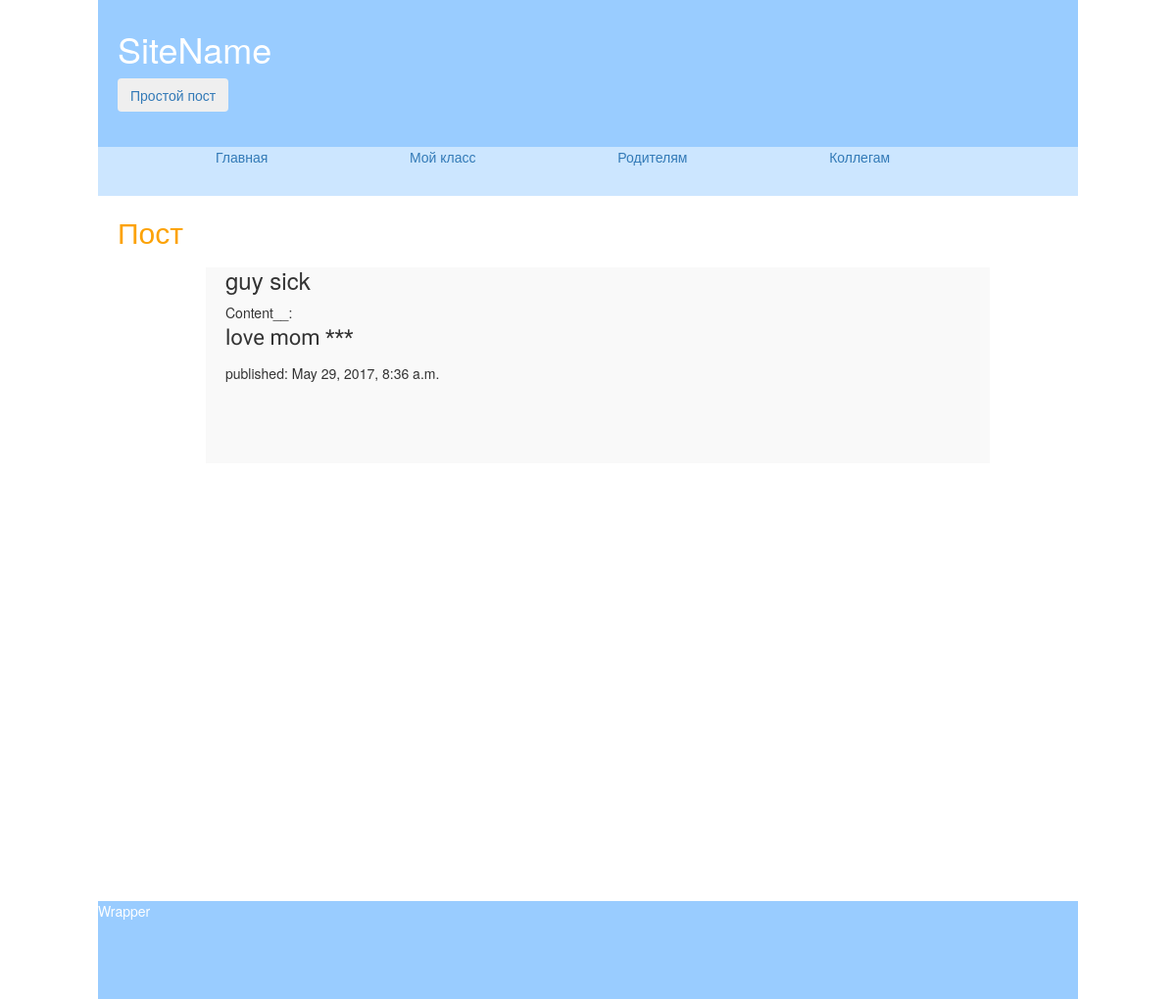
/wall/post/1/1/, run on the app's committed database.
### wall/models.py (models this page shows, shortened)
class General(models.Model):
    caption = models.CharField(max_length=100)
    content = models.CharField(max_length=2000)
    pub_date = models.DateTimeField('date published')

### wall/views.py (the view)
# urls.py: url(r'^post/(?P<type>\d+)/(?P<ident>\d+)/$', views.postGeneral, name='post'),
def postGeneral(request, type, ident):
    if type == '1':
        post = General.objects.get(id=ident)
    elif type =='2':
        post = Classes.objects.get(id=ident)
    elif type == '3':
        post = Parents.objects.get(id=ident)
    elif type == '4':
        post = Colleagues.objects.get(id=ident)
    return render(request, 'wall/post.html', {"post": post})

### wall/templates/wall/post.html
{% extends 'wall/base.html' %}
    {% block content %}
                <h2>  Пост </h2>
        <div class="post_full">
            <h3 class="caption_post"> {{post.caption}} </h3>
            Content__:  <p class="post_text">  {{post.content|truncatewords:80|safe }}
            </p>
            <p> published: {{post.pub_date}} </p>
        </div>
    {% endblock %}

### wall/static/wall/css/style.css (style rules this page uses)
h2 { color: #FCA205; }
.post_text { font-family: 'Sofia';font-size: 22px; }
.post_full { margin: 0 auto; padding-left: 20px; width: 800px; height: 200px; background-color: #F9F9F9; }

### data on the page
General: caption "guy sick", content "love mom ***", pub_date "May 29, 2017, 8:36 a.m."
